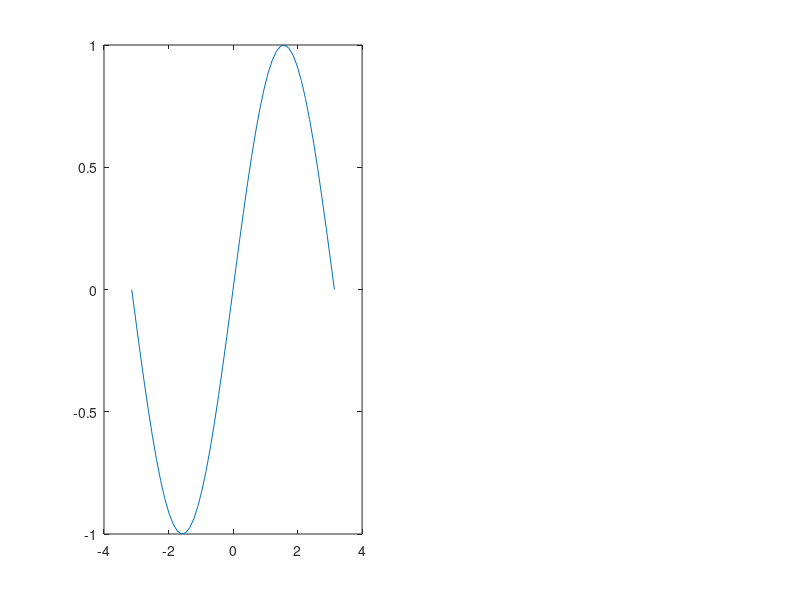

This figure's MATLAB source: (Note: this script raises an error after producing the figure.)
x = linspace(-pi, pi, 50);
y1 = sin(x);

subplot(2, 2, [1,3]);
plot(x, y1);
subtitle("Sin(x)")
values = [2:7];
for val = values
    hold on
    y2 = szeregSin(x, val);
    subplot(2, 2, 2);
    plot(x, y2, 'DisplayName', append("N = ", int2str(val)));
end
hold off
legend()
subtitle("Szergi")
for val = values
    hold on
    y2 = szeregSin(x, val);
    subplot(2, 2, 4);
    y3 = blad(y2, y1);
    plot(x, y3, 'DisplayName', append("N = ", int2str(val)));
end
hold off
legend()
subtitle("Błędy względne")
